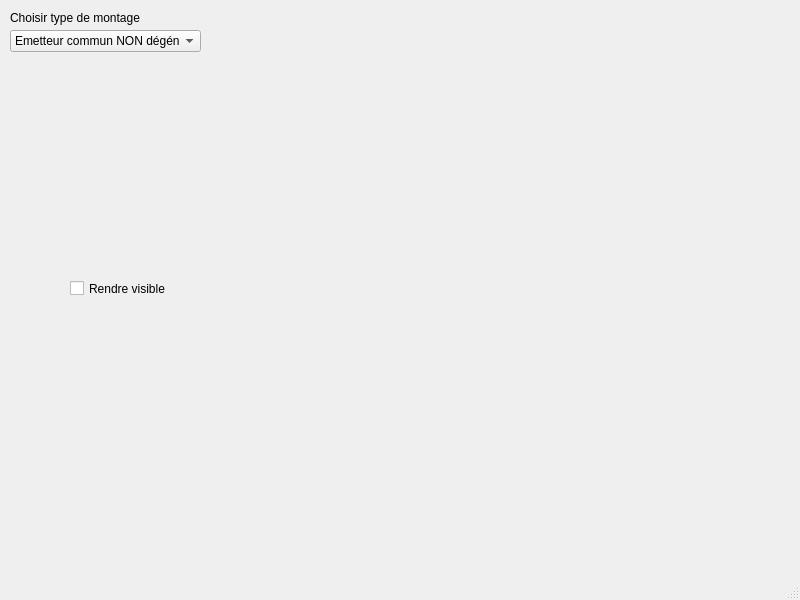
<?xml version="1.0" encoding="UTF-8"?>
<ui version="4.0">
 <class>MainWindow</class>
 <widget class="QMainWindow" name="MainWindow">
  <property name="geometry">
   <rect>
    <x>0</x>
    <y>0</y>
    <width>800</width>
    <height>600</height>
   </rect>
  </property>
  <property name="windowTitle">
   <string>MainWindow</string>
  </property>
  <widget class="QWidget" name="centralwidget">
   <widget class="QComboBox" name="comboBox">
    <property name="geometry">
     <rect>
      <x>10</x>
      <y>30</y>
      <width>191</width>
      <height>22</height>
     </rect>
    </property>
    <item>
     <property name="text">
      <string>Emetteur commun NON dégénéré</string>
     </property>
    </item>
    <item>
     <property name="text">
      <string>Emetteur commun dégénéré</string>
     </property>
    </item>
    <item>
     <property name="text">
      <string>Collecteur commun</string>
     </property>
    </item>
    <item>
     <property name="text">
      <string>Base commune</string>
     </property>
    </item>
   </widget>
   <widget class="QLabel" name="label">
    <property name="geometry">
     <rect>
      <x>10</x>
      <y>10</y>
      <width>131</width>
      <height>16</height>
     </rect>
    </property>
    <property name="text">
     <string>Choisir type de montage :</string>
    </property>
   </widget>
   <widget class="QCheckBox" name="checkBox">
    <property name="geometry">
     <rect>
      <x>70</x>
      <y>280</y>
      <width>111</width>
      <height>17</height>
     </rect>
    </property>
    <property name="text">
     <string>Rendre visible</string>
    </property>
   </widget>
   <widget class="QLabel" name="label_2">
    <property name="geometry">
     <rect>
      <x>270</x>
      <y>60</y>
      <width>461</width>
      <height>351</height>
     </rect>
    </property>
    <property name="text">
     <string/>
    </property>
    <property name="pixmap">
     <pixmap>images/Common_collector_amplifier.png</pixmap>
    </property>
   </widget>
  </widget>
  <widget class="QMenuBar" name="menubar">
   <property name="geometry">
    <rect>
     <x>0</x>
     <y>0</y>
     <width>800</width>
     <height>21</height>
    </rect>
   </property>
  </widget>
  <widget class="QStatusBar" name="statusbar"/>
 </widget>
 <resources>
  <include location="montages.qrc"/>
 </resources>
 <connections/>
</ui>
